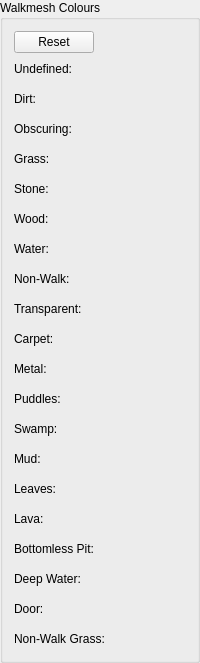
        <widget class="QGroupBox" name="groupBox_3">
         <property name="title">
          <string>Walkmesh Colours</string>
         </property>
         <layout class="QGridLayout" name="gridLayout_2">
          <item row="1" column="0">
           <layout class="QFormLayout" name="formLayout_4">
            <property name="verticalSpacing">
             <number>10</number>
            </property>
            <item row="0" column="0">
             <widget class="QLabel" name="label_21">
              <property name="text">
               <string>Undefined:</string>
              </property>
             </widget>
            </item>
            <item row="0" column="1">
             <widget class="ColorEdit" name="undefinedMaterialColourEdit" native="true">
              <property name="minimumSize">
               <size>
                <width>0</width>
                <height>20</height>
               </size>
              </property>
              <property name="maximumSize">
               <size>
                <width>16777215</width>
                <height>20</height>
               </size>
              </property>
             </widget>
            </item>
            <item row="1" column="0">
             <widget class="QLabel" name="label_22">
              <property name="text">
               <string>Dirt:</string>
              </property>
             </widget>
            </item>
            <item row="14" column="0">
             <widget class="QLabel" name="label_23">
              <property name="text">
               <string>Leaves:</string>
              </property>
             </widget>
            </item>
            <item row="13" column="0">
             <widget class="QLabel" name="label_24">
              <property name="text">
               <string>Mud:</string>
              </property>
             </widget>
            </item>
            <item row="12" column="0">
             <widget class="QLabel" name="label_25">
              <property name="text">
               <string>Swamp:</string>
              </property>
             </widget>
            </item>
            <item row="11" column="0">
             <widget class="QLabel" name="label_26">
              <property name="text">
               <string>Puddles:</string>
              </property>
             </widget>
            </item>
            <item row="10" column="0">
             <widget class="QLabel" name="label_27">
              <property name="text">
               <string>Metal:</string>
              </property>
             </widget>
            </item>
            <item row="9" column="0">
             <widget class="QLabel" name="label_28">
              <property name="text">
               <string>Carpet:</string>
              </property>
             </widget>
            </item>
            <item row="8" column="0">
             <widget class="QLabel" name="label_29">
              <property name="text">
               <string>Transparent:</string>
              </property>
             </widget>
            </item>
            <item row="7" column="0">
             <widget class="QLabel" name="label_30">
              <property name="text">
               <string>Non-Walk:</string>
              </property>
             </widget>
            </item>
            <item row="6" column="0">
             <widget class="QLabel" name="label_31">
              <property name="text">
               <string>Water:</string>
              </property>
             </widget>
            </item>
            <item row="5" column="0">
             <widget class="QLabel" name="label_32">
              <property name="text">
               <string>Wood:</string>
              </property>
             </widget>
            </item>
            <item row="4" column="0">
             <widget class="QLabel" name="label_33">
              <property name="text">
               <string>Stone:</string>
              </property>
             </widget>
            </item>
            <item row="3" column="0">
             <widget class="QLabel" name="label_34">
              <property name="text">
               <string>Grass:</string>
              </property>
             </widget>
            </item>
            <item row="2" column="0">
             <widget class="QLabel" name="label_35">
              <property name="text">
               <string>Obscuring:</string>
              </property>
             </widget>
            </item>
            <item row="15" column="0">
             <widget class="QLabel" name="label_36">
              <property name="text">
               <string>Lava:</string>
              </property>
             </widget>
            </item>
            <item row="16" column="0">
             <widget class="QLabel" name="label_37">
              <property name="text">
               <string>Bottomless Pit:</string>
              </property>
             </widget>
            </item>
            <item row="17" column="0">
             <widget class="QLabel" name="label_38">
              <property name="text">
               <string>Deep Water:</string>
              </property>
             </widget>
            </item>
            <item row="18" column="0">
             <widget class="QLabel" name="label_39">
              <property name="text">
               <string>Door:</string>
              </property>
             </widget>
            </item>
            <item row="19" column="0">
             <widget class="QLabel" name="label_40">
              <property name="text">
               <string>Non-Walk Grass:</string>
              </property>
             </widget>
            </item>
            <item row="1" column="1">
             <widget class="ColorEdit" name="dirtMaterialColourEdit" native="true">
              <property name="minimumSize">
               <size>
                <width>0</width>
                <height>20</height>
               </size>
              </property>
              <property name="maximumSize">
               <size>
                <width>16777215</width>
                <height>20</height>
               </size>
              </property>
             </widget>
            </item>
            <item row="2" column="1">
             <widget class="ColorEdit" name="obscuringMaterialColourEdit" native="true">
              <property name="minimumSize">
               <size>
                <width>0</width>
                <height>20</height>
               </size>
              </property>
              <property name="maximumSize">
               <size>
                <width>16777215</width>
                <height>20</height>
               </size>
              </property>
             </widget>
            </item>
            <item row="3" column="1">
             <widget class="ColorEdit" name="grassMaterialColourEdit" native="true">
              <property name="minimumSize">
               <size>
                <width>0</width>
                <height>20</height>
               </size>
              </property>
              <property name="maximumSize">
               <size>
                <width>16777215</width>
                <height>20</height>
               </size>
              </property>
             </widget>
            </item>
            <item row="4" column="1">
             <widget class="ColorEdit" name="stoneMaterialColourEdit" native="true">
              <property name="minimumSize">
               <size>
                <width>0</width>
                <height>20</height>
               </size>
              </property>
              <property name="maximumSize">
               <size>
                <width>16777215</width>
                <height>20</height>
               </size>
              </property>
             </widget>
            </item>
            <item row="5" column="1">
             <widget class="ColorEdit" name="woodMaterialColourEdit" native="true">
              <property name="minimumSize">
               <size>
                <width>0</width>
                <height>20</height>
               </size>
              </property>
              <property name="maximumSize">
               <size>
                <width>16777215</width>
                <height>20</height>
               </size>
              </property>
             </widget>
            </item>
            <item row="6" column="1">
             <widget class="ColorEdit" name="waterMaterialColourEdit" native="true">
              <property name="minimumSize">
               <size>
                <width>0</width>
                <height>20</height>
               </size>
              </property>
              <property name="maximumSize">
               <size>
                <width>16777215</width>
                <height>20</height>
               </size>
              </property>
             </widget>
            </item>
            <item row="7" column="1">
             <widget class="ColorEdit" name="nonWalkMaterialColourEdit" native="true">
              <property name="minimumSize">
               <size>
                <width>0</width>
                <height>20</height>
               </size>
              </property>
              <property name="maximumSize">
               <size>
                <width>16777215</width>
                <height>20</height>
               </size>
              </property>
             </widget>
            </item>
            <item row="8" column="1">
             <widget class="ColorEdit" name="transparentMaterialColourEdit" native="true">
              <property name="minimumSize">
               <size>
                <width>0</width>
                <height>20</height>
               </size>
              </property>
              <property name="maximumSize">
               <size>
                <width>16777215</width>
                <height>20</height>
               </size>
              </property>
             </widget>
            </item>
            <item row="9" column="1">
             <widget class="ColorEdit" name="carpetMaterialColourEdit" native="true">
              <property name="minimumSize">
               <size>
                <width>0</width>
                <height>20</height>
               </size>
              </property>
              <property name="maximumSize">
               <size>
                <width>16777215</width>
                <height>20</height>
               </size>
              </property>
             </widget>
            </item>
            <item row="10" column="1">
             <widget class="ColorEdit" name="metalMaterialColourEdit" native="true">
              <property name="minimumSize">
               <size>
                <width>0</width>
                <height>20</height>
               </size>
              </property>
              <property name="maximumSize">
               <size>
                <width>16777215</width>
                <height>20</height>
               </size>
              </property>
             </widget>
            </item>
            <item row="11" column="1">
             <widget class="ColorEdit" name="puddlesMaterialColourEdit" native="true">
              <property name="minimumSize">
               <size>
                <width>0</width>
                <height>20</height>
               </size>
              </property>
              <property name="maximumSize">
               <size>
                <width>16777215</width>
                <height>20</height>
               </size>
              </property>
             </widget>
            </item>
            <item row="12" column="1">
             <widget class="ColorEdit" name="swampMaterialColourEdit" native="true">
              <property name="minimumSize">
               <size>
                <width>0</width>
                <height>20</height>
               </size>
              </property>
              <property name="maximumSize">
               <size>
                <width>16777215</width>
                <height>20</height>
               </size>
              </property>
             </widget>
            </item>
            <item row="13" column="1">
             <widget class="ColorEdit" name="mudMaterialColourEdit" native="true">
              <property name="minimumSize">
               <size>
                <width>0</width>
                <height>20</height>
               </size>
              </property>
              <property name="maximumSize">
               <size>
                <width>16777215</width>
                <height>20</height>
               </size>
              </property>
             </widget>
            </item>
            <item row="14" column="1">
             <widget class="ColorEdit" name="leavesMaterialColourEdit" native="true">
              <property name="minimumSize">
               <size>
                <width>0</width>
                <height>20</height>
               </size>
              </property>
              <property name="maximumSize">
               <size>
                <width>16777215</width>
                <height>20</height>
               </size>
              </property>
             </widget>
            </item>
            <item row="15" column="1">
             <widget class="ColorEdit" name="lavaMaterialColourEdit" native="true">
              <property name="minimumSize">
               <size>
                <width>0</width>
                <height>20</height>
               </size>
              </property>
              <property name="maximumSize">
               <size>
                <width>16777215</width>
                <height>20</height>
               </size>
              </property>
             </widget>
            </item>
            <item row="16" column="1">
             <widget class="ColorEdit" name="bottomlessPitMaterialColourEdit" native="true">
              <property name="minimumSize">
               <size>
                <width>0</width>
                <height>20</height>
               </size>
              </property>
              <property name="maximumSize">
               <size>
                <width>16777215</width>
                <height>20</height>
               </size>
              </property>
             </widget>
            </item>
            <item row="17" column="1">
             <widget class="ColorEdit" name="deepWaterMaterialColourEdit" native="true">
              <property name="minimumSize">
               <size>
                <width>0</width>
                <height>20</height>
               </size>
              </property>
              <property name="maximumSize">
               <size>
                <width>16777215</width>
                <height>20</height>
               </size>
              </property>
             </widget>
            </item>
            <item row="18" column="1">
             <widget class="ColorEdit" name="doorMaterialColourEdit" native="true">
              <property name="minimumSize">
               <size>
                <width>0</width>
                <height>20</height>
               </size>
              </property>
              <property name="maximumSize">
               <size>
                <width>16777215</width>
                <height>20</height>
               </size>
              </property>
             </widget>
            </item>
            <item row="19" column="1">
             <widget class="ColorEdit" name="nonWalkGrassMaterialColourEdit" native="true">
              <property name="minimumSize">
               <size>
                <width>0</width>
                <height>20</height>
               </size>
              </property>
              <property name="maximumSize">
               <size>
                <width>16777215</width>
                <height>20</height>
               </size>
              </property>
             </widget>
            </item>
           </layout>
          </item>
          <item row="0" column="0">
           <layout class="QHBoxLayout" name="horizontalLayout">
            <item>
             <widget class="QPushButton" name="coloursResetButton">
              <property name="text">
               <string>Reset</string>
              </property>
             </widget>
            </item>
            <item>
             <spacer name="horizontalSpacer">
              <property name="orientation">
               <enum>Qt::Horizontal</enum>
              </property>
              <property name="sizeHint" stdset="0">
               <size>
                <width>40</width>
                <height>20</height>
               </size>
              </property>
             </spacer>
            </item>
           </layout>
          </item>
         </layout>
        </widget>
